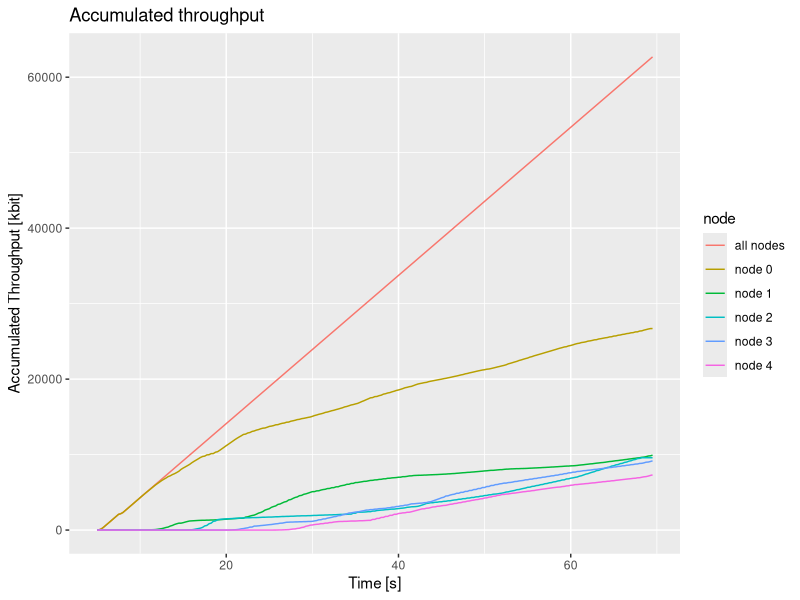

Reproduce this figure in R.
library(ggplot2)

pdf(file="ReNe_SoSe_2013_PA2a_943147_accu.pdf", onefile=TRUE, pagecentre=TRUE, width=12, height=6)

file <- read.csv(file="./ReNe_SoSe_2013_PA2a_943147_accuthroughput.csv", head=TRUE, sep=",")

print(
  qplot(time,bytes,data=file,geom="line",color=node, xlab="Time [s]", ylab="Accumulated Throughput [kbit]", main="Accumulated throughput")
)